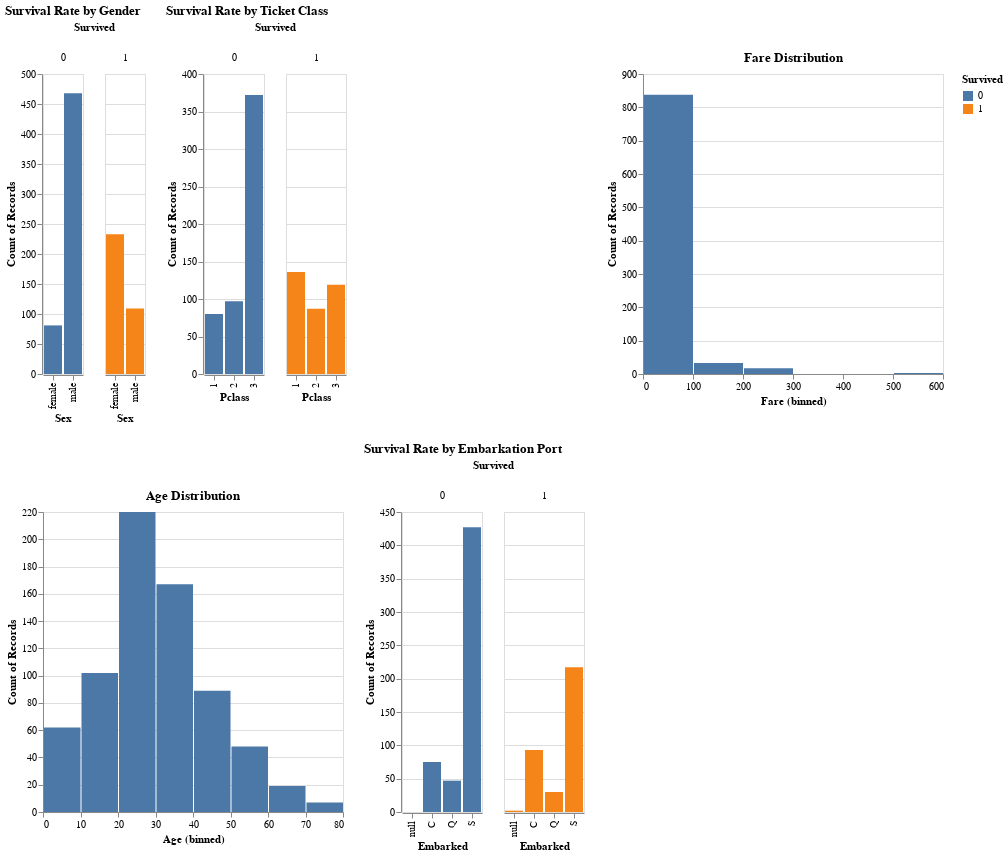

The code cell stored with this chart in its notebook:
### Markdown cell above
**Target Question**: 
What factors influenced the survival rates of passengers aboard the Titanic?

**Recruited Participants**: 
Data analysts, researchers, or individuals interested in understanding the Titanic dataset and its implications.

**Measures**:

1. **Insight Depth**: Evaluate the depth of insights gained from the visualization regarding the relationship between various factors (e.g., gender, age, ticket class) and survival rates.
2. **Accuracy**: Assess the accuracy of the visualization in representing the data and its patterns faithfully.
3. **Use Cases**: Determine the usefulness of the visualization in exploring and communicating insights about the dataset.

### Code cell
import pandas as pd
import altair as alt

df = pd.read_csv('titanic/titanic.csv')

# Step 1: Load the Titanic dataset
titanic_data = df.copy()

# Example 1: Survival rate by gender
survival_by_gender = alt.Chart(titanic_data).mark_bar().encode(
    x='Sex',
    y='count()',
    color='Survived:N',
    column='Survived:N'
).properties(
    title='Survival Rate by Gender'
)

# Example 2: Survival rate by ticket class
survival_by_class = alt.Chart(titanic_data).mark_bar().encode(
    x='Pclass:O',
    y='count()',
    color='Survived:N',
    column='Survived:N'
).properties(
    title='Survival Rate by Ticket Class'
)

# Example 3: Age distribution
age_distribution = alt.Chart(titanic_data).mark_bar().encode(
    alt.X('Age:Q', bin=True),
    y='count()',
).properties(
    title='Age Distribution'
)

# Example 4: Survival rate by embarkation port
survival_by_embarkation = alt.Chart(titanic_data).mark_bar().encode(
    x='Embarked',
    y='count()',
    color='Survived:N',
    column='Survived:N'
).properties(
    title='Survival Rate by Embarkation Port'
)

# Example 5: Fare distribution
fare_distribution = alt.Chart(titanic_data).mark_bar().encode(
    alt.X('Fare:Q', bin=True),
    y='count()',
).properties(
    title='Fare Distribution'
)

# Display the visualizations
((survival_by_gender | survival_by_class) & (age_distribution | survival_by_embarkation) | fare_distribution).resolve_scale(y='independent')

# Step 3: Evaluate Insight Depth, Accuracy, and Use Cases
# Similar to before, engage stakeholders for interpretation and discuss potential use cases.

# Step 4: Document findings
# Record the insights gained, accuracy of interpretations, and potential use cases for the visualizations.

### Figure 1 — Vega-Lite specification as saved in the notebook (floating-point values rounded to 4 significant figures; data arrays with more than 128 entries replaced by an {"elided": "..."} marker saying what was removed)
{"config": {"view": {"continuousWidth": 300, "continuousHeight": 300}}, "hconcat": [{"vconcat": [{"hconcat": [{"mark": {"type": "bar"}, "encoding": {"color": {"field": "Survived", "type": "nominal"}, "column": {"field": "Survived", "type": "nominal"}, "x": {"field": "Sex", "type": "nominal"}, "y": {"aggregate": "count", "type": "quantitative"}}, "title": "Survival Rate by Gender"}, {"mark": {"type": "bar"}, "encoding": {"color": {"field": "Survived", "type": "nominal"}, "column": {"field": "Survived", "type": "nominal"}, "x": {"field": "Pclass", "type": "ordinal"}, "y": {"aggregate": "count", "type": "quantitative"}}, "title": "Survival Rate by Ticket Class"}]}, {"hconcat": [{"mark": {"type": "bar"}, "encoding": {"x": {"bin": true, "field": "Age", "type": "quantitative"}, "y": {"aggregate": "count", "type": "quantitative"}}, "title": "Age Distribution"}, {"mark": {"type": "bar"}, "encoding": {"color": {"field": "Survived", "type": "nominal"}, "column": {"field": "Survived", "type": "nominal"}, "x": {"field": "Embarked", "type": "nominal"}, "y": {"aggregate": "count", "type": "quantitative"}}, "title": "Survival Rate by Embarkation Port"}]}]}, {"mark": {"type": "bar"}, "encoding": {"x": {"bin": true, "field": "Fare", "type": "quantitative"}, "y": {"aggregate": "count", "type": "quantitative"}}, "title": "Fare Distribution"}], "data": {"name": "data-93290830beea3a875eeab316df346c54"}, "resolve": {"scale": {"y": "independent"}}, "$schema": "https://vega.github.io/schema/vega-lite/v5.16.3.json", "datasets": {"data-93290830beea3a875eeab316df346c54": {"elided": "891 records"}}}
